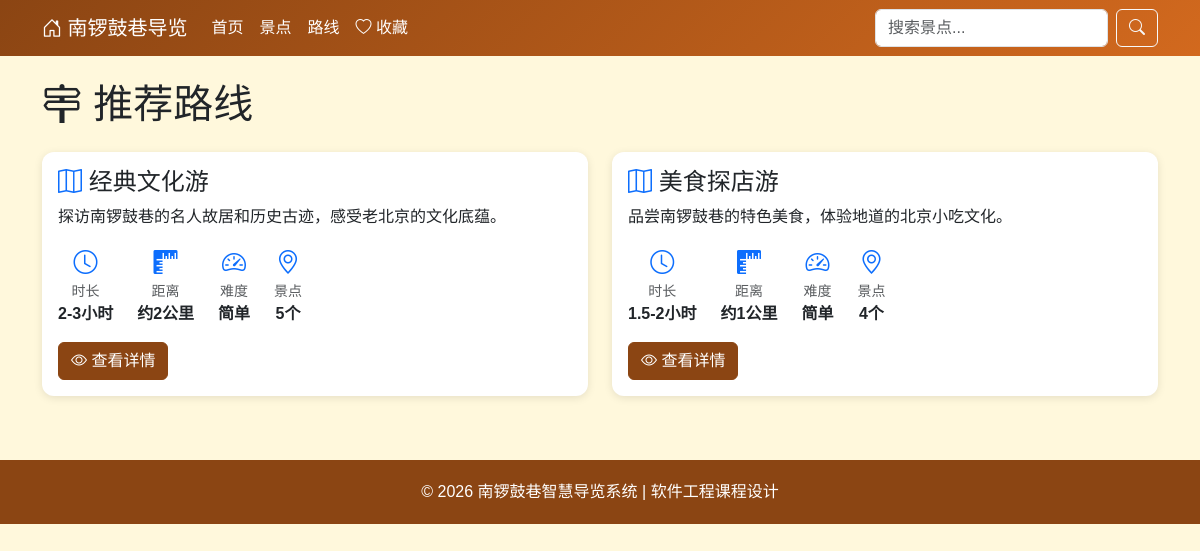
The app's page /routes/ with its own data.
### tour/models.py (models this page shows, shortened)
class Route(models.Model):
    hutong = models.ForeignKey(Hutong, on_delete=models.CASCADE, related_name='routes', verbose_name='所属胡同')
    name = models.CharField('路线名称', max_length=100)
    description = models.TextField('路线简介')
    duration = models.CharField('预计时长', max_length=50)
    distance = models.CharField('路线长度', max_length=50, blank=True)
    difficulty = models.CharField('难度', max_length=20, default='简单')
    class Meta:
        verbose_name = '推荐路线'
        verbose_name_plural = '推荐路线'

### tour/views.py (the view)
# urls.py: path('routes/', views.route_list, name='route_list'),
def route_list(request):
    hutong = Hutong.objects.first()
    routes = Route.objects.filter(hutong=hutong) if hutong else []
    return render(request, 'tour/route_list.html', {
        'hutong': hutong,
        'routes': routes,
    })

### templates/tour/route_list.html (shortened to what this page needs)
{% extends 'base.html' %}
{% block content %}
<div class="container py-4">
    <h1 class="mb-4"><i class="bi bi-signpost-2"></i> 推荐路线</h1>
    <div class="row g-4">
        {% for route in routes %}
        <div class="col-md-6">
            <div class="card h-100">
                <div class="card-body">
                    <h4 class="card-title">
                        <i class="bi bi-map text-primary"></i> {{ route.name }}
                    </h4>
                    <p class="card-text">{{ route.description }}</p>
                    <div class="d-flex gap-4 mb-3">
                        <div class="text-center">
                            <i class="bi bi-clock fs-4 text-primary"></i>
                            <div class="small text-muted">时长</div>
                            <div class="fw-bold">{{ route.duration }}</div>
                        </div>
                        {% if route.distance %}
                        <div class="text-center">
                            <i class="bi bi-rulers fs-4 text-primary"></i>
                            <div class="small text-muted">距离</div>
                            <div class="fw-bold">{{ route.distance }}</div>
                        </div>
                        {% endif %}
                        <div class="text-center">
                            <i class="bi bi-speedometer2 fs-4 text-primary"></i>
                            <div class="small text-muted">难度</div>
                            <div class="fw-bold">{{ route.difficulty }}</div>
                        </div>
                        <div class="text-center">
                            <i class="bi bi-geo-alt fs-4 text-primary"></i>
                            <div class="small text-muted">景点</div>
                            <div class="fw-bold">{{ route.points.count }}个</div>
                        </div>
                    </div>
                    <a href="{% url 'tour:route_detail' route.pk %}" class="btn btn-primary">
                        <i class="bi bi-eye"></i> 查看详情
                    </a>
                </div>
            </div>
        </div>
        {% empty %}
        <div class="col-12">
            <div class="alert alert-info text-center">
                暂无推荐路线，请先在后台添加。
            </div>
        </div>
        {% endfor %}
    </div>
</div>
{% endblock %}

### templates/base.html (style rules this page uses)
:root { --primary-color: #8B4513; --secondary-color: #D2691E; --bg-color: #FFF8DC; }
body { background-color: var(--bg-color); font-family: 'Microsoft YaHei', sans-serif; }
.card { border: none; border-radius: 12px; box-shadow: 0 2px 8px rgba(0,0,0,0.1); transition: transform 0.2s; }
.btn-primary { background-color: var(--primary-color); border-color: var(--primary-color); }

### records on screen
Route: name "经典文化游", description "探访南锣鼓巷的名人故居和历史古迹，感受老北京的文化底蕴。", duration "2-3小时", distance "约2公里", difficulty "简单", points.count "5"
Route: name "美食探店游", description "品尝南锣鼓巷的特色美食，体验地道的北京小吃文化。", duration "1.5-2小时", distance "约1公里", difficulty "简单", points.count "4"
